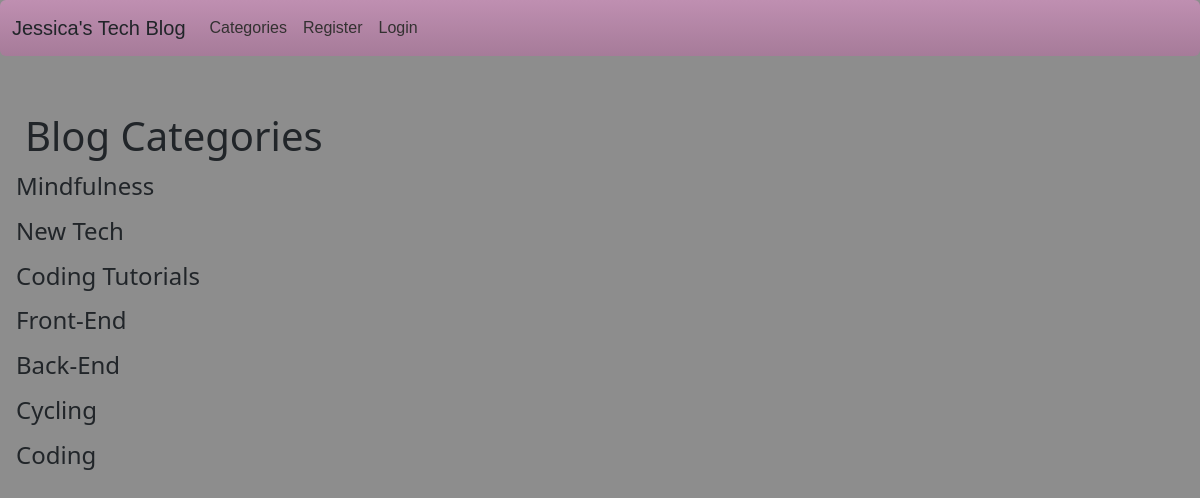
The page /category-list/ on the database its author committed.
### blogsite/models.py (models this page shows, shortened)
class Category(models.Model):
    name = models.CharField(max_length=255)
    class Meta:
        verbose_name_plural = "Categories"
    def __str__(self):
        return self.name

### blogsite/views.py (the view)
# urls.py: path('category-list/', CategoryListView, name='category-list'),
def CategoryListView(request):
    cat_menu_list = Category.objects.all()
    return render(request, 'category_list.html', {'cat_menu_list':cat_menu_list})

### blogsite/templates/category_list.html (shortened to what this page needs)
{% extends 'base.html' %}
{% block content %}
    <h1>Blog Categories</h1>
        {% for item in cat_menu_list %}
            <h4><a class="dropdown-item" href="{% url 'category' item|slugify %}">{{ item }}</a></h4>
        {% endfor %}
{% endblock %}

### blogsite/static/mysite/style.css (style rules this page uses)
a { color: inherit; text-decoration: none; }
h1 { padding-top: 2rem; margin-left: 25px; }

### rows shown on the page
Category: name "Mindfulness"
Category: name "New Tech"
Category: name "Coding Tutorials"
Category: name "Front-End"
Category: name "Back-End"
Category: name "Cycling"
Category: name "Coding"
